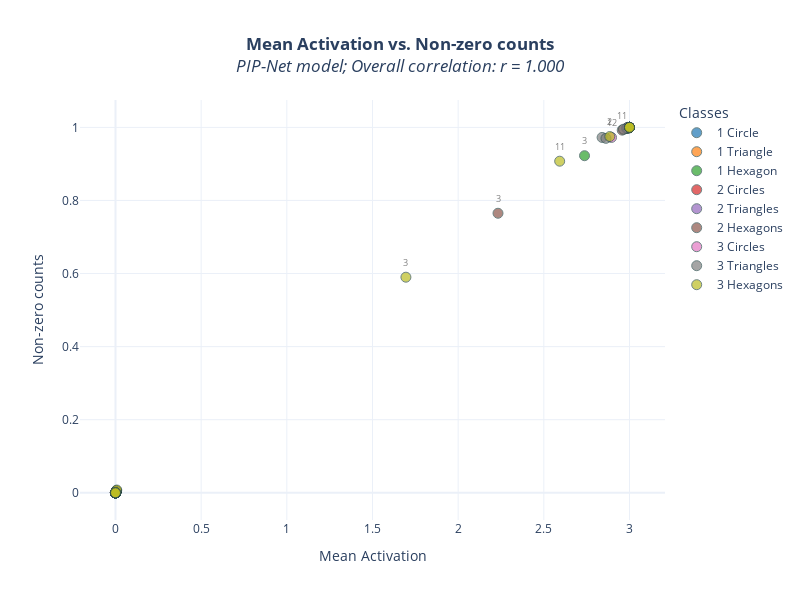

Notebook cell for this chart:
### Code cell
plot_combined_importance(
    transformed_mean_scores, 
    transformed_count_scores, 
    class_idx_to_name,
    figure_title="Mean Activation vs. Non-zero counts",
    x_label="Mean Activation",
    y_label="Non-zero counts",
    special_prototypes=DEAD_PROTOTYPES,
    exclude_special_prototypes_from_corr_calc=True
)

### Figure 1 — Plotly figure (JSON) as saved in the notebook; plotly's stock layout.template omitted (floating-point values rounded to 4 significant figures)
{"data": [{"hovertext": ["Prototype 0<br>Class: 1 Circle", "Prototype 1<br>Class: 1 Circle", "Prototype 2<br>Class: 1 Circle", "Prototype 3<br>Class: 1 Circle", "Prototype 4<br>Class: 1 Circle", "Prototype 5<br>Class: 1 Circle", "Prototype 6<br>Class: 1 Circle", "Prototype 7<br>Class: 1 Circle", "Prototype 8<br>Class: 1 Circle", "Prototype 9<br>Class: 1 Circle", "Prototype 10<br>Class: 1 Circle", "Prototype 11<br>Class: 1 Circle", "Prototype 12<br>Class: 1 Circle", "Prototype 13<br>Class: 1 Circle", "Prototype 14<br>Class: 1 Circle", "Prototype 15<br>Class: 1 Circle"], "marker": {"color": "#1f77b4", "line": {"color": "DarkSlateGrey", "width": 1}, "opacity": 0.7, "size": 10, "symbol": ["circle", "circle", "circle", "circle", "circle", "circle", "circle", "circle", "circle", "circle", "circle", "circle", "circle", "circle", "circle", "circle"]}, "mode": "markers", "name": "1 Circle", "type": "scatter", "x": [0, 0, 0, 0.0025, 0, 0, 0, 0, 3, 0, 0, 0, 0, 3, 0, 3], "y": [0, 0, 0, 0.0025, 0, 0, 0, 0, 1, 0, 0, 0, 0, 1, 0, 1]}, {"hovertext": ["Prototype 0<br>Class: 1 Triangle", "Prototype 1<br>Class: 1 Triangle", "Prototype 2<br>Class: 1 Triangle", "Prototype 3<br>Class: 1 Triangle", "Prototype 4<br>Class: 1 Triangle", "Prototype 5<br>Class: 1 Triangle", "Prototype 6<br>Class: 1 Triangle", "Prototype 7<br>Class: 1 Triangle", "Prototype 8<br>Class: 1 Triangle", "Prototype 9<br>Class: 1 Triangle", "Prototype 10<br>Class: 1 Triangle", "Prototype 11<br>Class: 1 Triangle", "Prototype 12<br>Class: 1 Triangle", "Prototype 13<br>Class: 1 Triangle", "Prototype 14<br>Class: 1 Triangle", "Prototype 15<br>Class: 1 Triangle"], "marker": {"color": "#ff7f0e", "line": {"color": "DarkSlateGrey", "width": 1}, "opacity": 0.7, "size": 10, "symbol": ["circle", "circle", "circle", "circle", "circle", "circle", "circle", "circle", "circle", "circle", "circle", "circle", "circle", "circle", "circle", "circle"]}, "mode": "markers", "name": "1 Triangle", "type": "scatter", "x": [0, 0, 0, 0, 0.0025, 0, 0, 0, 0, 3, 3, 0, 0, 0, 3, 3], "y": [0, 0, 0, 0, 0.0025, 0, 0, 0, 0, 1, 1, 0, 0, 0, 1, 1]}, {"hovertext": ["Prototype 0<br>Class: 1 Hexagon", "Prototype 1<br>Class: 1 Hexagon", "Prototype 2<br>Class: 1 Hexagon", "Prototype 3<br>Class: 1 Hexagon", "Prototype 4<br>Class: 1 Hexagon", "Prototype 5<br>Class: 1 Hexagon", "Prototype 6<br>Class: 1 Hexagon", "Prototype 7<br>Class: 1 Hexagon", "Prototype 8<br>Class: 1 Hexagon", "Prototype 9<br>Class: 1 Hexagon", "Prototype 10<br>Class: 1 Hexagon", "Prototype 11<br>Class: 1 Hexagon", "Prototype 12<br>Class: 1 Hexagon", "Prototype 13<br>Class: 1 Hexagon", "Prototype 14<br>Class: 1 Hexagon", "Prototype 15<br>Class: 1 Hexagon"], "marker": {"color": "#2ca02c", "line": {"color": "DarkSlateGrey", "width": 1}, "opacity": 0.7, "size": 10, "symbol": ["circle", "circle", "circle", "circle", "circle", "circle", "circle", "circle", "circle", "circle", "circle", "circle", "circle", "circle", "circle", "circle"]}, "mode": "markers", "name": "1 Hexagon", "type": "scatter", "x": [0, 0, 0, 2.737, 0, 3, 0, 0, 0.0025, 0.0025, 0.0025, 3, 0, 0, 0, 3], "y": [0, 0, 0, 0.9225, 0, 1, 0, 0, 0.0025, 0.0025, 0.0025, 1, 0, 0, 0, 1]}, {"hoverinfo": "skip", "mode": "text", "showlegend": false, "text": ["3"], "textfont": {"color": "rgba(0,0,0,0.5)", "size": 9}, "textposition": "top center", "type": "scatter", "x": [2.737], "y": [0.9475]}, {"hovertext": ["Prototype 0<br>Class: 2 Circles", "Prototype 1<br>Class: 2 Circles", "Prototype 2<br>Class: 2 Circles", "Prototype 3<br>Class: 2 Circles", "Prototype 4<br>Class: 2 Circles", "Prototype 5<br>Class: 2 Circles", "Prototype 6<br>Class: 2 Circles", "Prototype 7<br>Class: 2 Circles", "Prototype 8<br>Class: 2 Circles", "Prototype 9<br>Class: 2 Circles", "Prototype 10<br>Class: 2 Circles", "Prototype 11<br>Class: 2 Circles", "Prototype 12<br>Class: 2 Circles", "Prototype 13<br>Class: 2 Circles", "Prototype 14<br>Class: 2 Circles", "Prototype 15<br>Class: 2 Circles"], "marker": {"color": "#d62728", "line": {"color": "DarkSlateGrey", "width": 1}, "opacity": 0.7, "size": 10, "symbol": ["circle", "circle", "circle", "circle", "circle", "circle", "circle", "circle", "circle", "circle", "circle", "circle", "circle", "circle", "circle", "circle"]}, "mode": "markers", "name": "2 Circles", "type": "scatter", "x": [0.0025, 0.0025, 0, 0, 0.005, 0.0025, 0, 0, 2.987, 0, 0.0025, 0, 3, 3, 0, 3], "y": [0.0025, 0.0025, 0, 0, 0.005, 0.0025, 0, 0, 0.9975, 0, 0.0025, 0, 1, 1, 0, 1]}, {"hovertext": ["Prototype 0<br>Class: 2 Triangles", "Prototype 1<br>Class: 2 Triangles", "Prototype 2<br>Class: 2 Triangles", "Prototype 3<br>Class: 2 Triangles", "Prototype 4<br>Class: 2 Triangles", "Prototype 5<br>Class: 2 Triangles", "Prototype 6<br>Class: 2 Triangles", "Prototype 7<br>Class: 2 Triangles", "Prototype 8<br>Class: 2 Triangles", "Prototype 9<br>Class: 2 Triangles", "Prototype 10<br>Class: 2 Triangles", "Prototype 11<br>Class: 2 Triangles", "Prototype 12<br>Class: 2 Triangles", "Prototype 13<br>Class: 2 Triangles", "Prototype 14<br>Class: 2 Triangles", "Prototype 15<br>Class: 2 Triangles"], "marker": {"color": "#9467bd", "line": {"color": "DarkSlateGrey", "width": 1}, "opacity": 0.7, "size": 10, "symbol": ["circle", "circle", "circle", "circle", "circle", "circle", "circle", "circle", "circle", "circle", "circle", "circle", "circle", "circle", "circle", "circle"]}, "mode": "markers", "name": "2 Triangles", "type": "scatter", "x": [0, 0, 0, 0, 3, 0, 0, 0.005, 0, 3, 2.983, 0, 0, 0, 2.997, 3], "y": [0, 0, 0, 0, 1, 0, 0, 0.005, 0, 1, 0.9975, 0, 0, 0, 1, 1]}, {"hovertext": ["Prototype 0<br>Class: 2 Hexagons", "Prototype 1<br>Class: 2 Hexagons", "Prototype 2<br>Class: 2 Hexagons", "Prototype 3<br>Class: 2 Hexagons", "Prototype 4<br>Class: 2 Hexagons", "Prototype 5<br>Class: 2 Hexagons", "Prototype 6<br>Class: 2 Hexagons", "Prototype 7<br>Class: 2 Hexagons", "Prototype 8<br>Class: 2 Hexagons", "Prototype 9<br>Class: 2 Hexagons", "Prototype 10<br>Class: 2 Hexagons", "Prototype 11<br>Class: 2 Hexagons", "Prototype 12<br>Class: 2 Hexagons", "Prototype 13<br>Class: 2 Hexagons", "Prototype 14<br>Class: 2 Hexagons", "Prototype 15<br>Class: 2 Hexagons"], "marker": {"color": "#8c564b", "line": {"color": "DarkSlateGrey", "width": 1}, "opacity": 0.7, "size": 10, "symbol": ["circle", "circle", "circle", "circle", "circle", "circle", "circle", "circle", "circle", "circle", "circle", "circle", "circle", "circle", "circle", "circle"]}, "mode": "markers", "name": "2 Hexagons", "type": "scatter", "x": [0, 3, 2.997, 2.233, 0.0025, 3, 0.0025, 0, 0, 0.0025, 0.005, 2.957, 0, 0, 0, 3], "y": [0, 1, 1, 0.765, 0.0025, 1, 0.0025, 0, 0, 0.0025, 0.005, 0.9925, 0, 0, 0, 1]}, {"hoverinfo": "skip", "mode": "text", "showlegend": false, "text": ["3", "11"], "textfont": {"color": "rgba(0,0,0,0.5)", "size": 9}, "textposition": "top center", "type": "scatter", "x": [2.233, 2.957], "y": [0.79, 1.018]}, {"hovertext": ["Prototype 0<br>Class: 3 Circles", "Prototype 1<br>Class: 3 Circles", "Prototype 2<br>Class: 3 Circles", "Prototype 3<br>Class: 3 Circles", "Prototype 4<br>Class: 3 Circles", "Prototype 5<br>Class: 3 Circles", "Prototype 6<br>Class: 3 Circles", "Prototype 7<br>Class: 3 Circles", "Prototype 8<br>Class: 3 Circles", "Prototype 9<br>Class: 3 Circles", "Prototype 10<br>Class: 3 Circles", "Prototype 11<br>Class: 3 Circles", "Prototype 12<br>Class: 3 Circles", "Prototype 13<br>Class: 3 Circles", "Prototype 14<br>Class: 3 Circles", "Prototype 15<br>Class: 3 Circles"], "marker": {"color": "#e377c2", "line": {"color": "DarkSlateGrey", "width": 1}, "opacity": 0.7, "size": 10, "symbol": ["circle", "circle", "circle", "circle", "circle", "circle", "circle", "circle", "circle", "circle", "circle", "circle", "circle", "circle", "circle", "circle"]}, "mode": "markers", "name": "3 Circles", "type": "scatter", "x": [2.99, 0, 0, 0, 0, 0, 0, 0, 2.985, 0, 0, 0, 2.895, 2.99, 0, 3], "y": [1, 0, 0, 0, 0, 0, 0, 0, 0.9975, 0, 0, 0, 0.9725, 1, 0, 1]}, {"hoverinfo": "skip", "mode": "text", "showlegend": false, "text": ["12"], "textfont": {"color": "rgba(0,0,0,0.5)", "size": 9}, "textposition": "top center", "type": "scatter", "x": [2.895], "y": [0.9975]}, {"hovertext": ["Prototype 0<br>Class: 3 Triangles", "Prototype 1<br>Class: 3 Triangles", "Prototype 2<br>Class: 3 Triangles", "Prototype 3<br>Class: 3 Triangles", "Prototype 4<br>Class: 3 Triangles", "Prototype 5<br>Class: 3 Triangles", "Prototype 6<br>Class: 3 Triangles", "Prototype 7<br>Class: 3 Triangles", "Prototype 8<br>Class: 3 Triangles", "Prototype 9<br>Class: 3 Triangles", "Prototype 10<br>Class: 3 Triangles", "Prototype 11<br>Class: 3 Triangles", "Prototype 12<br>Class: 3 Triangles", "Prototype 13<br>Class: 3 Triangles", "Prototype 14<br>Class: 3 Triangles", "Prototype 15<br>Class: 3 Triangles"], "marker": {"color": "#7f7f7f", "line": {"color": "DarkSlateGrey", "width": 1}, "opacity": 0.7, "size": 10, "symbol": ["circle", "circle", "circle", "circle", "circle", "circle", "circle", "circle", "circle", "circle", "circle", "circle", "circle", "circle", "circle", "circle"]}, "mode": "markers", "name": "3 Triangles", "type": "scatter", "x": [0, 0, 0, 0, 2.84, 0, 0, 2.993, 0, 3, 2.862, 0, 0, 0, 2.965, 3], "y": [0, 0, 0, 0, 0.9725, 0, 0, 0.9975, 0, 1, 0.97, 0, 0, 0, 0.995, 1]}, {"hovertext": ["Prototype 0<br>Class: 3 Hexagons", "Prototype 1<br>Class: 3 Hexagons", "Prototype 2<br>Class: 3 Hexagons", "Prototype 3<br>Class: 3 Hexagons", "Prototype 4<br>Class: 3 Hexagons", "Prototype 5<br>Class: 3 Hexagons", "Prototype 6<br>Class: 3 Hexagons", "Prototype 7<br>Class: 3 Hexagons", "Prototype 8<br>Class: 3 Hexagons", "Prototype 9<br>Class: 3 Hexagons", "Prototype 10<br>Class: 3 Hexagons", "Prototype 11<br>Class: 3 Hexagons", "Prototype 12<br>Class: 3 Hexagons", "Prototype 13<br>Class: 3 Hexagons", "Prototype 14<br>Class: 3 Hexagons", "Prototype 15<br>Class: 3 Hexagons"], "marker": {"color": "#bcbd22", "line": {"color": "DarkSlateGrey", "width": 1}, "opacity": 0.7, "size": 10, "symbol": ["circle", "circle", "circle", "circle", "circle", "circle", "circle", "circle", "circle", "circle", "circle", "circle", "circle", "circle", "circle", "circle"]}, "mode": "markers", "name": "3 Hexagons", "type": "scatter", "x": [0, 3, 2.885, 1.695, 0, 3, 3, 0, 0, 0.0075, 0, 2.592, 0, 0, 0, 3], "y": [0, 1, 0.975, 0.59, 0, 1, 1, 0, 0, 0.0075, 0, 0.9075, 0, 0, 0, 1]}, {"hoverinfo": "skip", "mode": "text", "showlegend": false, "text": ["2", "3", "11"], "textfont": {"color": "rgba(0,0,0,0.5)", "size": 9}, "textposition": "top center", "type": "scatter", "x": [2.885, 1.695, 2.592], "y": [1, 0.615, 0.9325]}], "layout": {"height": 600, "legend": {"title": {"text": "Classes"}}, "title": {"text": "<b>Mean Activation vs. Non-zero counts</b><br><i>PIP-Net model; Overall correlation: r = 1.000</i>", "x": 0.5}, "width": 800, "xaxis": {"title": {"text": "Mean Activation"}}, "yaxis": {"title": {"text": "Non-zero counts"}}}}
